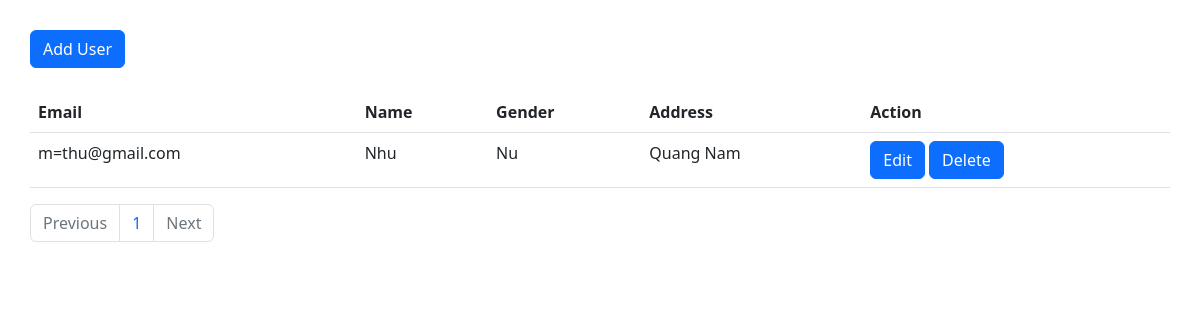
/hrm/user/, run on an earlier commit of the app's database.
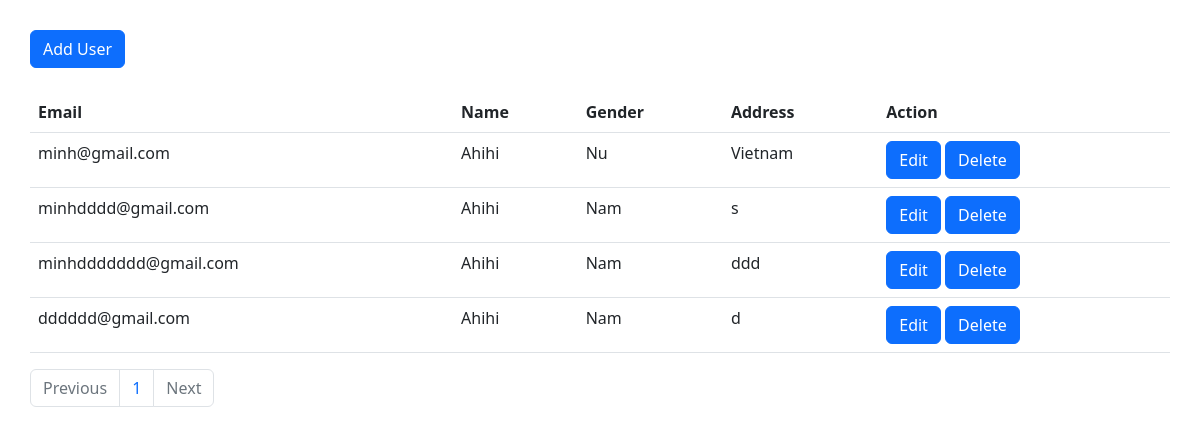
And on a later commit of the database.
### hrm/models.py (models this page shows, shortened)
class User(models.Model):
    GENDER = [
        ('M', 'Nam'),
        ('W', 'Nu'),
        ('O', 'Khac'),
    ]
    ROLE = [
        ('AD', 'Admin'),
        ('US', 'User')
    ]
    id = models.UUIDField(
        primary_key=True, default=uuid.uuid4, editable=False, unique=True
    )
    email = models.EmailField(unique=True)
    password = models.CharField(max_length=60, default=make_password('1234', salt=None))
    name = models.CharField(max_length=60)
    gender = models.CharField(max_length=10, choices=GENDER)
    address = models.TextField()
    role = models.CharField(max_length=10, choices=ROLE, default='US')

### hrm/views.py (the view)
# urls.py: path('user/', views.UserListView.as_view(), name="list_user"),
class UserListView(ListView):
    template_name = 'user_list.html'
    paginate_by = 5
    def get_queryset(self):
        list_user = User.objects.exclude(role='AD')
        return list_user
    def get_context_data(self, **kwargs):
        context = super().get_context_data(**kwargs)
        print(context)
        return context

### hrm/templates/user_list.html (shortened to what this page needs)
{% extends 'base.html' %}
{% block content %}
    <div class="container">
        <div class="row">
            <div class="col-4 mb-4" style="padding: 0;">
                <a href="{% url 'hrm:create_user' %}" type="button" class="btn btn-primary">Add User</a>
            </div>
        </div>
        <div class="row">
            <table class="table">
                <thead>
                <tr>
                    <th scope="col">Email</th>
                    <th scope="col">Name</th>
                    <th scope="col">Gender</th>
                    <th scope="col">Address</th>
                    <th scope="col">Action</th>
                </tr>
                </thead>
                <tbody>
                {% for user in user_list %}
                    <tr>
                        <td>{{ user.email }}</td>
                        <td>{{ user.name }}</td>
                        <td>{{ user.get_gender_display }}</td>
                        <td>{{ user.address }}</td>
                        <td>
                            <a href="{% url 'hrm:update_user' pk=user.id %}" type="button" class="btn btn-primary">Edit</a>
                            <a type="button" class="btn-delete btn btn-primary">Delete</a>
                        </td>
                    </tr>
                {% endfor %}
                </tbody>
            </table>
        </div>
        <div class="row">
            <nav aria-label="Page navigation example" style="padding: 0;">
                <ul class="pagination">
                    {% if page_obj.has_previous %}
                        <li class="page-item"><a class="page-link" href="?page={{ page_obj.previous_page_number }}">Previous</a></li>
                    {% else %}
                        <li class="page-item disabled"><a class="page-link">Previous</a></li>
                    {% endif %}
                    <li class="page-item"><a class="page-link" href="?page={{ page_obj.number }}">{{ page_obj.number }}</a></li>
                    {% if page_obj.has_next %}
                        <li class="page-item"><a class="page-link" href="?page={{ page_obj.next_page_number }}">Next</a></li>
                    {% else %}
                        <li class="page-item disabled"><a class="page-link">Next</a></li>
                    {% endif %}
                </ul>
              </nav>
        </div>
    </div>
{% endblock content %}

### hrm/templates/base.html (shortened to what this page needs)
<!DOCTYPE html>
<html lang="en">
<head>
    {% load static %}
    <link href="https://cdn.jsdelivr.net/npm/bootstrap@5.2.3/dist/css/bootstrap.min.css" rel="stylesheet">
    <link rel="stylesheet" type="text/css" href="{% static 'index.css' %}">
</head>
<body>
    {% block content %}
    {% endblock content %}
</body>
</html>

### hrm/static/index.css (style rules this page uses)
.container { margin-top: 30px; }

What changed in the data, as far as the page shows it:
removed User: email "m=thu@gmail.com", name "Nhu", gender "Nu", address "Quang Nam"
added User: email "minh@gmail.com", name "Ahihi", gender "Nu", address "Vietnam"
added User: email "minhdddd@gmail.com", name "Ahihi", gender "Nam", address "s"
added User: email "minhddddddd@gmail.com", name "Ahihi", gender "Nam", address "ddd"
added User: email "dddddd@gmail.com", name "Ahihi", gender "Nam", address "d"
